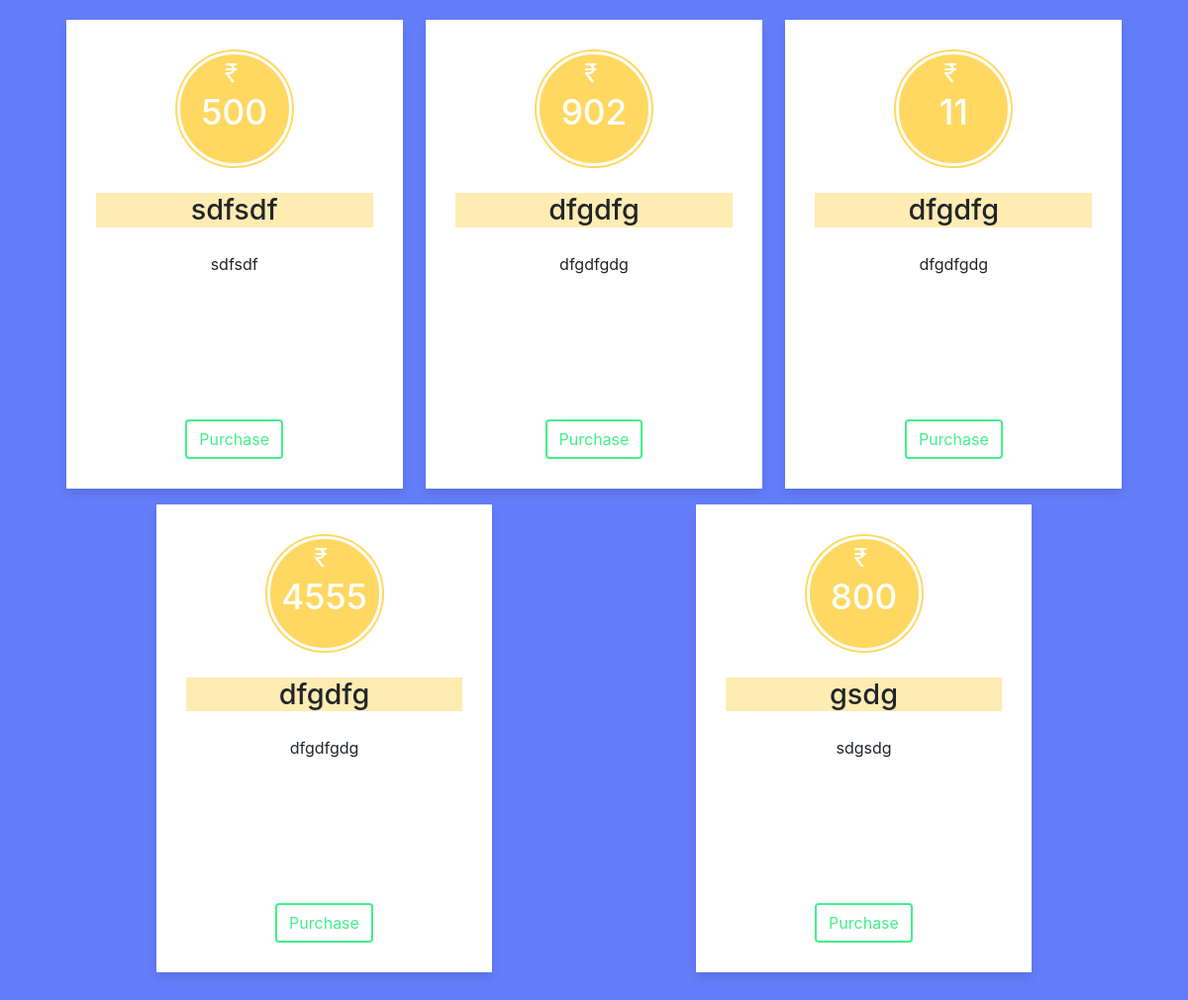
The page /newtonschool/courses/ (signed in) on the database as committed earlier.
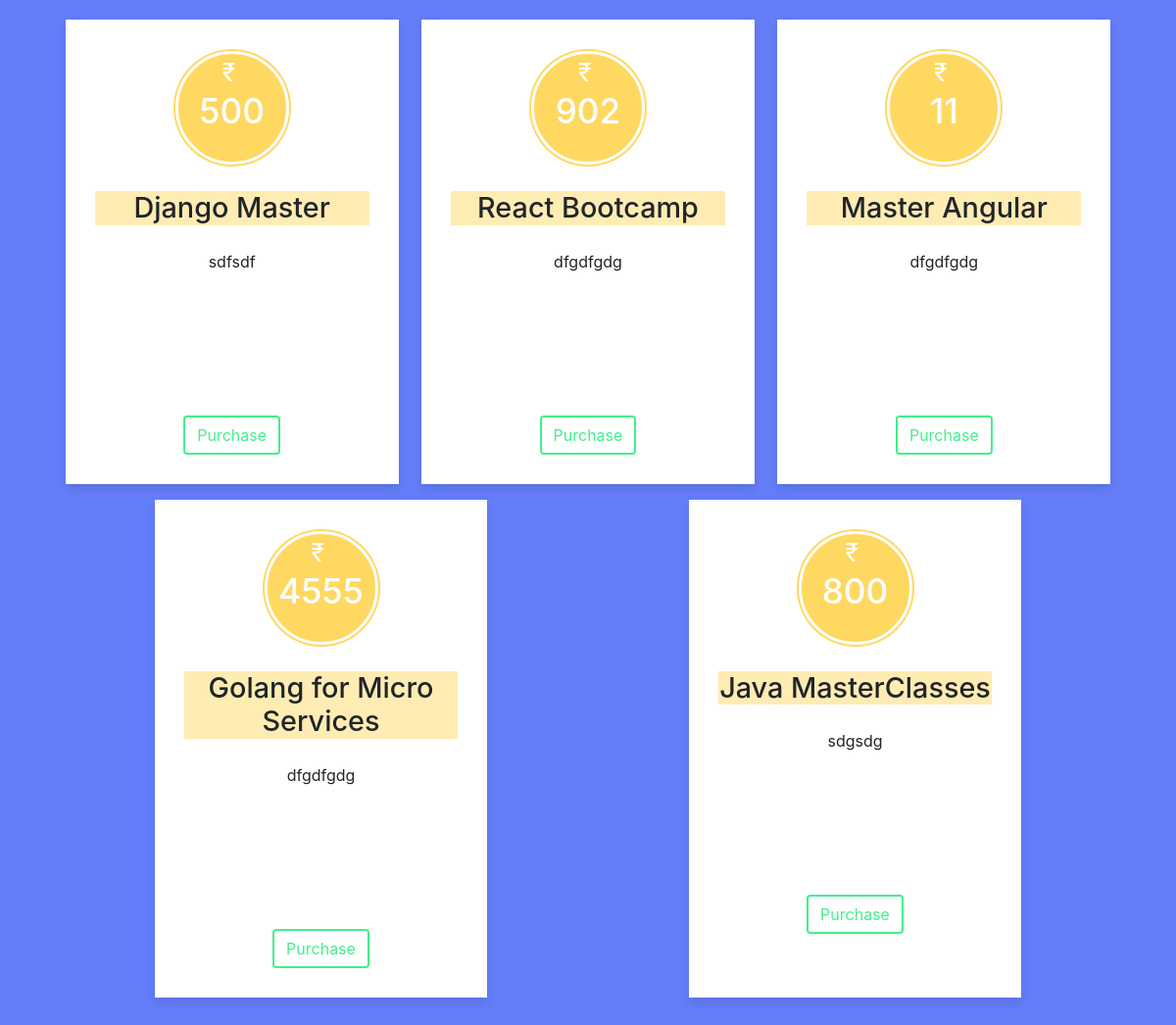
The same page on the database as committed later.
### teachers/models.py (models this page shows)
class Courses(models.Model):
    course_name = models.CharField(max_length=255)
    standard = models.IntegerField()
    course_description = models.TextField()
    created_at = models.DateTimeField(auto_now_add=True)
    updated_at = models.DateTimeField(auto_now=True)
    course_type = models.CharField(max_length=10, choices=COURSE_TYPE_CHOICES)
    price = models.IntegerField()
    teacher = models.ForeignKey('users.SchoolUser', on_delete=models.CASCADE)

### newtonschool/views.py (the view)
# urls.py: path('newtonschool/courses/', views.CoursesListView.as_view(), name='courses'),
class CoursesListView(ListView):
    model = Courses
    template_name = 'newtonschool/courses.html'
    def get(self, request, *args, **kwargs):
        if request.user.is_authenticated and request.user.user_type == USER_CHOICE_VALUE_TEACHER:
            self.object_list = super().get_queryset()
            context = super().get_context_data(**kwargs)
            return render(request, self.template_name, context)
        else:
            return HttpResponseRedirect(reverse('school_dashboard'))

### newtonschool/templates/newtonschool/courses.html (shortened to what this page needs)
<html lang="en">
{% load static %}
<head>
    <link rel="stylesheet" href="{% static 'css/bootstrap.css' %}">
    <link rel="stylesheet" href="{% static 'newtonschool/css/courses.css' %}">
</head>
<body>
<div class="wrapper">
    {% for course in courses_list %}
    {% if course.course_name %}
    <div class="table basic">
        <div class="price-section">
            <div class="price-area">
                <div class="inner-area">
                       <span class="text">
                         &#8377;
                       </span>
                    <span class="price">{{course.price}}</span>
                </div>
            </div>
        </div>
        <div class="package-name">
            <h1 class="course-heading">{{course.course_name}}</h1>
        </div>
        <div class="features" style="text-align:center;">
            <span>{{ course.course_description }}</span>
        </div>
        <div class="btn-div-box">
            {% if course.course_type == 'paid' %}
            <a href="{% url 'student_course_enroll' pk=course.id %}" class="btn btn-info">Purchase</a>
            {% else %}
            <a href="{% url 'student_course_enroll' pk=course.id %}" class="btn btn-success">Enroll</a>
            {% endif %}
        </div>
    </div>
    {% endif %}
    {% endfor %}
</div>
</body>
</html>

Rows that differ between the two databases and show on the page:
changed Courses "sdfsdf": course_name "sdfsdf" → "Django Master"
changed Courses: course_name "dfgdfg" → "React Bootcamp"
changed Courses: course_name "dfgdfg" → "Master Angular"
changed Courses: course_name "dfgdfg" → "Golang for Micro Services"
changed Courses "sdgsdg": course_name "gsdg" → "Java MasterClasses"
